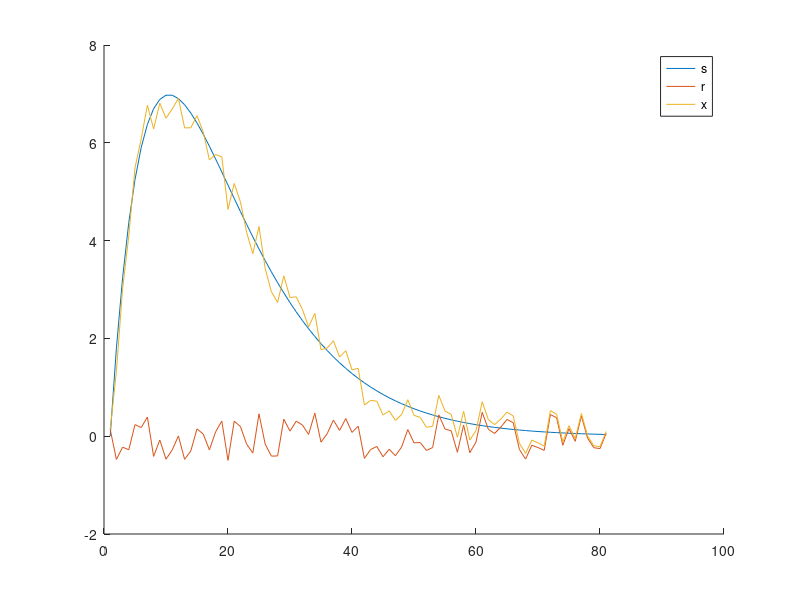

Write the MATLAB code that produced this figure. (Note: this script raises an error after producing the figure.)
%% Inicialização do ambiente
clear ; close all; clc

% Definimos uma seed estatica para o gerador de números aleatórios de forma
% a podermos repetir os experimentos com resultados determinísticos
rng(42);

%% Exercício 7
N = 0:80;

s = 2 * N .* (0.9.^N);
r = rand(1,81) - 0.5;
x = s + r;

figure
hold on
plot(s);
plot(r);
plot(x);
hold off

legend('s', 'r', 'x')

title(['Erro de aproximação de x a s: ' num2str(DiogoEliseuHugo_TP2_6(s, x))])
